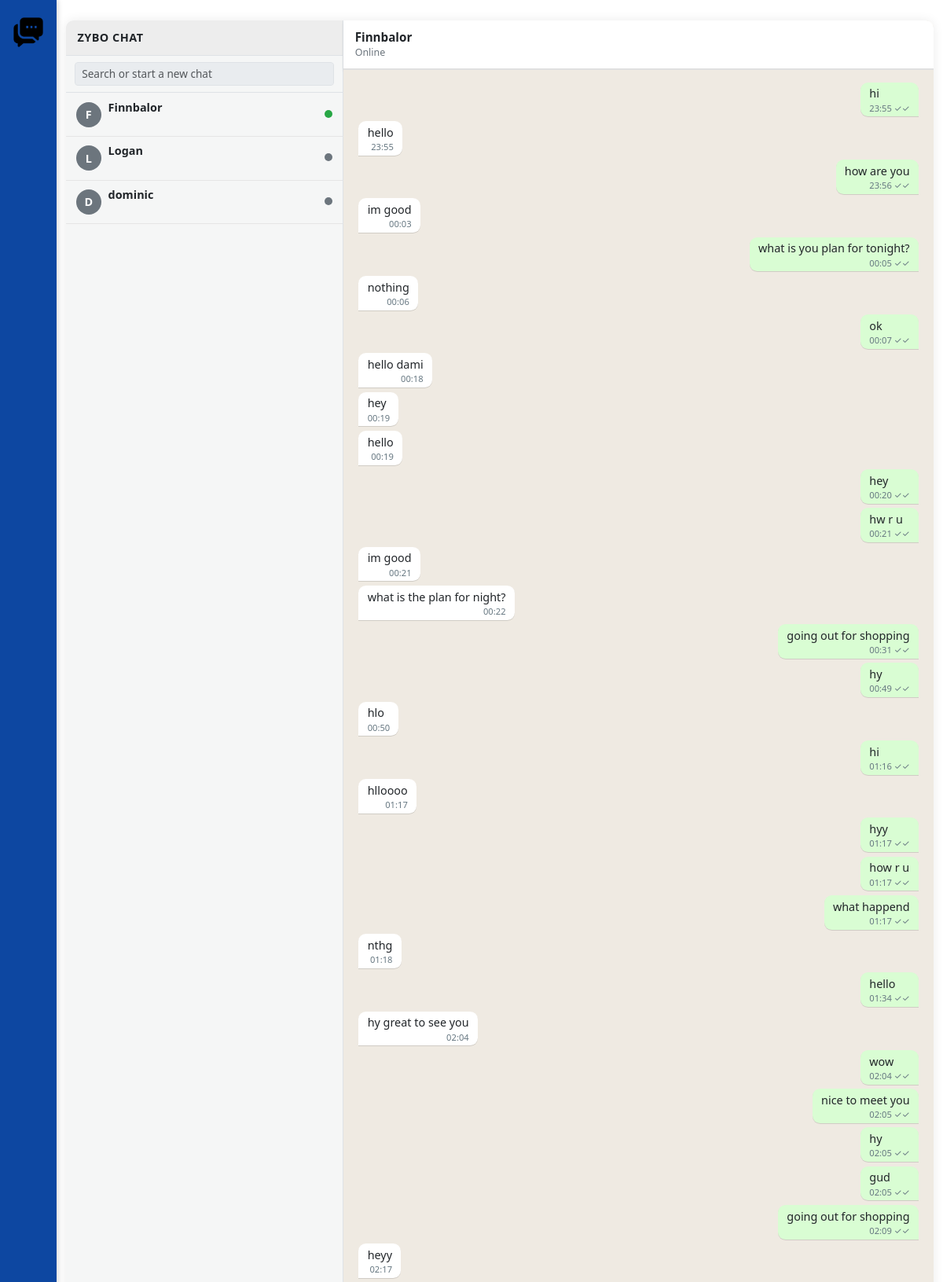
Page /chat/1/ (signed in, upper part) on the committed database.
### chat/models.py (models this page shows, shortened)
class User(AbstractUser):
    email = models.EmailField(unique=True)
    is_online = models.BooleanField(default=False)
    last_seen = models.DateTimeField(null=True, blank=True)
    USERNAME_FIELD = 'email'
    REQUIRED_FIELDS = ['username']

class Message(models.Model):
    sender = models.ForeignKey(
        settings.AUTH_USER_MODEL,
        related_name='sent_messages',
        on_delete=models.CASCADE
    )
    receiver = models.ForeignKey(
        settings.AUTH_USER_MODEL,
        related_name='received_messages',
        on_delete=models.CASCADE
    )
    content = models.TextField()
    timestamp = models.DateTimeField(default=timezone.now)
    is_read = models.BooleanField(default=False)
    is_deleted = models.BooleanField(default=False)
    class Meta:
        ordering = ['timestamp']

### chat/views.py (the view)
# urls.py: path('chat/<int:user_id>/', chat_views.chat_view, name='chat'),
@login_required
def chat_view(request, user_id):
    other_user = get_object_or_404(User, id=user_id)
    Message.objects.filter(
        sender=other_user,
        receiver=request.user,
        is_read=False
    ).update(is_read=True)
    users = (
        User.objects
        .exclude(id=request.user.id)
        .annotate(
            unread_count=Count(
                'sent_messages',
                filter=Q(
                    sent_messages__receiver=request.user,
                    sent_messages__is_read=False
                )
            )
        )
    )
    messages = Message.objects.filter(
        Q(sender=request.user, receiver=other_user) |
        Q(sender=other_user, receiver=request.user)
    ).order_by('timestamp')  # 👈 no is_deleted here
    return render(request, 'chat.html', {
        'other_user': other_user,
        'chat_messages': messages,
        'users': users,
        'current_user': request.user,
    })

### chat/templates/chat.html (shortened to what this page needs)
{% extends 'base.html' %}
{% load static %}
{% block content %}
<div class="wa-wrapper">
  <div class="wa-sidebar">
    <div class="wa-sidebar-header">
    <div class="wa-me-info">
        <div class="wa-logo-text">ZYBO CHAT</div>
    </div>
    </div>
    <div class="wa-sidebar-search">
      <input type="text" class="form-control form-control-sm" placeholder="Search or start a new chat" disabled>
    </div>
    <div class="wa-chat-list">
    {% for u in users %}
        <a href="{% url 'chat' u.id %}" class="text-decoration-none text-reset">
        <div class="wa-chat-item">
            <div class="wa-chat-main">
            <div class="wa-avatar">
                {{ u.username|default:u.email|first|upper }}
            </div>
            <div class="wa-chat-texts">
                <div class="wa-chat-name">
                {{ u.username|default:u.email }}
                </div>
                <div class="wa-chat-last">
                </div>
            </div>
            </div>
            <div class="wa-chat-meta">
            <div>
                <span id="user-dot-{{ u.id }}"
                    class="online-dot {% if u.is_online %}online{% else %}offline{% endif %}">
                </span>
            </div>
            </div>
        </div>
        </a>
    {% empty %}
        <div class="p-3 text-muted" style="font-size:.9rem;">
        No other users yet.
        </div>
    {% endfor %}
    </div>
  </div>
    <div class="wa-main">
        {% if other_user %}
        <div class="chat-header">
            <div class="chat-contact-info">
            <span class="chat-contact-name">
                {{ other_user.username|default:other_user.email }}
            </span>
            <span class="chat-contact-status" id="chat-status-text">
                {% if other_user.is_online %}
                Online
                {% else %}
                Last seen {{ other_user.last_seen|date:"M d, H:i" }}
                {% endif %}
            </span>
            </div>
        </div>
      <div class="chat-window-wrapper">
        <div id="chat-window" class="chat-window">
          {% for msg in chat_messages %}
            {% if msg.sender_id == user.id %}
              <div class="message-row sent"
                   data-message-id="{{ msg.id }}"
                   data-sender-id="{{ msg.sender_id }}">
                <div class="message-bubble {% if msg.is_deleted %}deleted{% endif %}">
                  {% if msg.is_deleted %}
                    <em class="text-muted" style="font-size:.85rem;">
                      You deleted this message
                    </em>
                  {% else %}
                    {{ msg.content|linebreaksbr }}
                    <div class="message-meta">
                      {{ msg.timestamp|date:"H:i" }}
                      {% if msg.is_read %}
                        ✓✓
                      {% else %}
                        ✓
                      {% endif %}
                    </div>
                  {% endif %}
                </div>
              </div>
            {% else %}
              <div class="message-row received"
                   data-message-id="{{ msg.id }}"
                   data-sender-id="{{ msg.sender_id }}">
                <div class="message-bubble {% if msg.is_deleted %}deleted{% endif %}">
                  {% if msg.is_deleted %}
                    <em class="text-muted" style="font-size:.85rem;">
                      This message was deleted
                    </em>
                  {% else %}
                    {{ msg.content|linebreaksbr }}
                    <div class="message-meta">
                      {{ msg.timestamp|date:"H:i" }}
                    </div>
                  {% endif %}
                </div>
              </div>
            {% endif %}
          {% endfor %}
        </div>
      </div>
    {% else %}
      <div class="d-flex flex-column justify-content-center align-items-center h-100 text-muted">
        <p>Select a chat on the left to start messaging</p>
      </div>
    {% endif %}
  </div>
</div>
{% endblock %}

### chat/templates/base.html (shortened to what this page needs)
<!DOCTYPE html>
<html lang="en">
{% load static %}
<head>
  <link
    href="https://cdn.jsdelivr.net/npm/bootstrap@5.3.3/dist/css/bootstrap.min.css"
    rel="stylesheet"
  >
</head>
<body>
<div class="zybo-navbar">
  <a href="{% url 'user_list' %}" class="text-decoration-none text-white">
    <img src="{% static 'img/chat.png' %}"
         alt="Zybo Chat Logo"
         class="zybo-logo-img">
  </a>
</div>
<div class="zybo-body">
  <div class="container">
    {% block content %}{% endblock %}
  </div>
</div>
</body>
</html>

### chat/templates/base.html (style rules this page uses)
.online-dot { width: 10px; height: 10px; border-radius: 50%; display: inline-block; }
.online-dot.online { background-color: #28a745; }
.online-dot.offline { background-color: #6c757d; }
.wa-wrapper { height: calc(100vh - 32px); max-height: none; margin: 16px 0; background: #fff; border-radius: .6rem; overflow: hidden; box-shadow: 0 0 14px rgba(0,0,0,0.08); display: flex; }
.wa-sidebar { width: 32%; max-width: 360px; min-width: 260px; border-right: 1px solid #dee2e6; background: #f5f6f6; display: flex; flex-direction: column; }
.wa-sidebar-header { padding: .7rem .9rem; display: flex; align-items: center; justify-content: space-between; background: #ededed; border-bottom: 1px solid #dee2e6; }
.wa-me-info { display: flex; align-items: center; gap: .5rem; }
.wa-avatar { width: 32px; height: 32px; border-radius: 50%; background: #6c757d; color: #fff; display: inline-flex; align-items: center; justify-content: center; font-weight: 600; font-size: .9rem; }
.wa-sidebar-search { padding: .5rem .7rem; border-bottom: 1px solid #dee2e6; }
.wa-sidebar-search input { font-size: .85rem; }
.wa-chat-list { flex: 1; overflow-y: auto; }
.wa-chat-item { padding: .45rem .8rem; display: flex; align-items: center; justify-content: space-between; cursor: pointer; border-bottom: 1px solid #e5e5e5; }
.wa-chat-main { display: flex; align-items: center; gap: .55rem; }
.wa-chat-texts { display: flex; flex-direction: column; }
.wa-chat-name { font-size: .9rem; font-weight: 600; }
.wa-chat-last { font-size: .78rem; color: #6c757d; }
.wa-chat-meta { text-align: right; font-size: .75rem; }
.wa-main { flex: 1; display: flex; flex-direction: column; background: #efeae2; min-height: 0; }
.chat-header { background-color: #ffffff; border-bottom: 2px solid #e0e0e0; box-shadow: 0 1px 4px rgba(0,0,0,0.07); padding: .6rem .9rem; display: flex; align-items: center; justify-content: space-between; gap: .6rem; }
.chat-contact-info { display: flex; flex-direction: column; }
.chat-contact-name { font-weight: 600; font-size: .95rem; }
.chat-contact-status { font-size: .78rem; color: #6c757d; }
.chat-window { flex: 1; overflow-y: auto; padding: 1rem 1.2rem; background: #efeae2; }
.message-row { display: flex; margin-bottom: .35rem; }
.message-row.sent { justify-content: flex-end; }
.message-row.received { justify-content: flex-start; }
.message-bubble { position: relative; padding: .35rem .7rem .2rem .7rem; border-radius: .6rem; max-width: 70%; font-size: .9rem; line-height: 1.3; box-shadow: 0 1px 0.5px rgba(0,0,0,0.13); word-wrap: break-word; }
.message-row.sent .message-bubble { background: #d9fdd3; border-bottom-right-radius: 0; }
.message-row.received .message-bubble { background: #ffffff; border-bottom-left-radius: 0; }
.message-meta { font-size: .7rem; color: #667781; text-align: right; margin-top: .1rem; }
.chat-window-wrapper { position: relative; flex: 1; min-height: 0; display: flex; flex-direction: column; }
.zybo-navbar { position: fixed; top: 0; left: 0; width: 72px; height: 100vh; background: #0d47a1; color: white; display: flex; flex-direction: column; align-items: center; padding: 20px 0; box-shadow: 2px 0 6px rgba(0,0,0,0.15); z-index: 1000; }
.zybo-body { margin-left: 72px; padding-top: 10px; }
.zybo-logo-img { width: 42px; height: 42px; object-fit: contain; margin-bottom: 12px; filter: brightness(100%) invert(0); }
.wa-logo-text { font-size: 0.9rem; font-weight: 700; letter-spacing: 0.5px; }

### rows in the picture
User: username|first "F", username "Finnbalor", is_online True (drawn)
User: username|first "L", username "Logan", is_online False (drawn)
User: username|first "D", username "dominic", is_online False (drawn)
Message: content "hi", timestamp "23:55"
Message: content "hello", timestamp "23:55"
Message: content "how are you", timestamp "23:56"
Message: content "im good", timestamp "00:03"
Message: content "what is you plan for tonight?", timestamp "00:05"
Message: content "nothing", timestamp "00:06"
Message: content "ok", timestamp "00:07"
Message: content "hello dami", timestamp "00:18"
Message: content "hey", timestamp "00:19"
Message: content "hello", timestamp "00:19"
Message: content "hey", timestamp "00:20"
Message: content "hw r u", timestamp "00:21"
Message: content "im good", timestamp "00:21"
Message: content "what is the plan for night?", timestamp "00:22"
Message: content "going out for shopping", timestamp "00:31"
Message: content "hy", timestamp "00:49"
Message: content "hlo", timestamp "00:50"
Message: content "hi", timestamp "01:16"
Message: content "hlloooo", timestamp "01:17"
Message: content "hyy", timestamp "01:17"
Message: content "how r u", timestamp "01:17"
Message: content "what happend", timestamp "01:17"
Message: content "nthg", timestamp "01:18"
Message: content "hello", timestamp "01:34"
Message: content "hy great to see you", timestamp "02:04"
Message: content "wow", timestamp "02:04"
Message: content "nice to meet you", timestamp "02:05"
Message: content "hy", timestamp "02:05"
Message: content "gud", timestamp "02:05"
Message: content "going out for shopping", timestamp "02:09"
Message: content "heyy", timestamp "02:17"
